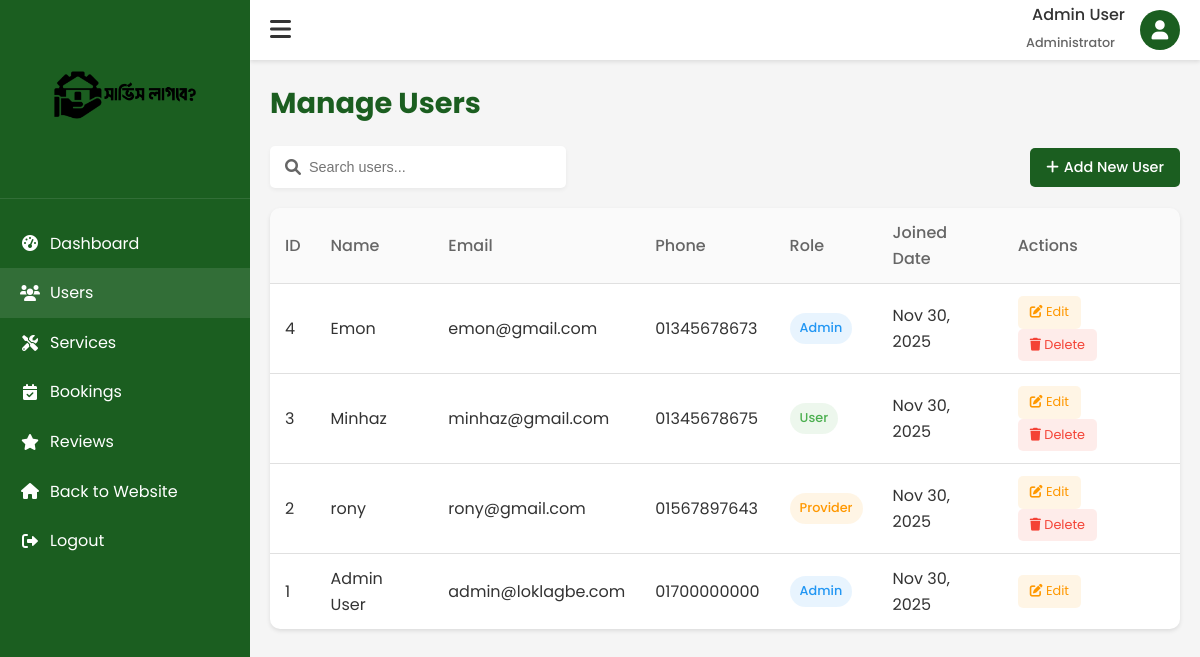
The page /admin/users.php (signed in) on the database its author committed.
### tables this page shows
CREATE TABLE `users` (
  `id` int(11) NOT NULL,
  `name` varchar(100) NOT NULL,
  `email` varchar(100) NOT NULL,
  `phone` varchar(20) NOT NULL,
  `password` varchar(255) NOT NULL,
  `profile_image` varchar(255) DEFAULT NULL,
  `role` enum('user','admin','provider') DEFAULT 'user',
  `created_at` timestamp NOT NULL DEFAULT current_timestamp(),
  `updated_at` timestamp NOT NULL DEFAULT current_timestamp() ON UPDATE current_timestamp()
);

### admin/users.php (the view, shortened to what this page needs)
<?php
require_once '../config.php';
$stmt = $conn->prepare("SELECT * FROM users ORDER BY created_at DESC");
$stmt->execute();
$users_result = $stmt->get_result();
$users = [];
while ($user = $users_result->fetch_assoc()) {
    $users[] = $user;
}
?>
<!DOCTYPE html>
<html lang="en">
<head>
    <link rel="stylesheet" href="../styles.css">
    <link rel="stylesheet" href="https://cdnjs.cloudflare.com/ajax/libs/font-awesome/6.0.0/css/all.min.css">
</head>
<body>
    <div class="admin-container">
        <aside class="sidebar" id="sidebar">
            <div class="sidebar-header">
                <img src="../ServiceLagbe.jpeg" alt="Service Lagbe Logo" class="sidebar-logo">
            </div>
            <nav class="sidebar-menu">
                <a href="index.php" class="menu-item">
                    <i class="fas fa-tachometer-alt"></i> Dashboard
                </a>
                <a href="users.php" class="menu-item active">
                    <i class="fas fa-users"></i> Users
                </a>
                <a href="services.php" class="menu-item">
                    <i class="fas fa-tools"></i> Services
                </a>
                <a href="bookings.php" class="menu-item">
                    <i class="fas fa-calendar-check"></i> Bookings
                </a>
                <a href="reviews.php" class="menu-item">
                    <i class="fas fa-star"></i> Reviews
                </a>
                <a href="../index.php" class="menu-item">
                    <i class="fas fa-home"></i> Back to Website
                </a>
                <a href="../logout.php" class="menu-item">
                    <i class="fas fa-sign-out-alt"></i> Logout
                </a>
            </nav>
        </aside>
        <div class="main-content" id="main-content">
            <header class="header">
                <button class="toggle-sidebar" id="toggle-sidebar">
                    <i class="fas fa-bars"></i>
                </button>
                <div class="user-menu">
                    <div class="user-info">
                        <div class="user-name"><?php echo $_SESSION['user_name']; ?></div>
                        <div class="user-role">Administrator</div>
                    </div>
                    <div class="user-avatar">
                        <i class="fas fa-user"></i>
                    </div>
                </div>
            </header>
            <div class="content">
                <h1 class="page-title">Manage Users</h1>
                <div class="page-actions">
                    <div class="search-box">
                        <i class="fas fa-search"></i>
                        <input type="text" id="searchInput" placeholder="Search users...">
                    </div>
                    <a href="add-user.php" class="btn btn-primary">
                        <i class="fas fa-plus"></i> Add New User
                    </a>
                </div>
                <div class="users-table">
                    <div class="table-responsive">
                        <table id="usersTable">
                            <thead>
                                <tr>
                                    <th>ID</th>
                                    <th>Name</th>
                                    <th>Email</th>
                                    <th>Phone</th>
                                    <th>Role</th>
                                    <th>Joined Date</th>
                                    <th>Actions</th>
                                </tr>
                            </thead>
                            <tbody>
                                <?php if (count($users) > 0): ?>
                                    <?php foreach ($users as $user): ?>
                                        <tr>
                                            <td><?php echo $user['id']; ?></td>
                                            <td><?php echo $user['name']; ?></td>
                                            <td><?php echo $user['email']; ?></td>
                                            <td><?php echo $user['phone']; ?></td>
                                            <td>
                                                <span class="user-role role-<?php echo $user['role']; ?>">
                                                    <?php echo ucfirst($user['role']); ?>
                                                </span>
                                            </td>
                                            <td><?php echo date('M j, Y', strtotime($user['created_at'])); ?></td>
                                            <td>
                                                <a href="edit-user.php?id=<?php echo $user['id']; ?>" class="action-btn btn-edit">
                                                    <i class="fas fa-edit"></i> Edit
                                                </a>
                                                <?php if ($user['id'] != $_SESSION['user_id']): ?>
                                                    <a href="users.php?delete=<?php echo $user['id']; ?>" class="action-btn btn-delete" onclick="return confirm('Are you sure you want to delete this user?')">
                                                        <i class="fas fa-trash"></i> Delete
                                                    </a>
                                                <?php endif; ?>
                                            </td>
                                        </tr>
                                    <?php endforeach; ?>
                                <?php else: ?>
                                    <tr>
                                        <td colspan="7" style="text-align: center;">No users found</td>
                                    </tr>
                                <?php endif; ?>
                            </tbody>
                        </table>
                    </div>
                </div>
            </div>
        </div>
    </div>
</body>
</html>

### styles.css (style rules this page uses)
:root { --primary-color: #d21f50; --primary-dark: #c4184a; --secondary-color: #1b5e20; --text-color: #333; --light-text: #555; --bg-color: #f9f9f9; --white: #fff; --light-gray: #f4f4f4; --border-color: #ccc; --shadow: 0 4px 8px rgba(0, 0, 0, 0.1); }
* { margin: 0; padding: 0; box-sizing: border-box; }
body { font-family: "Poppins", sans-serif; color: var(--text-color); background-color: var(--bg-color); line-height: 1.6; }
a { text-decoration: none; color: inherit; }
img { max-width: 100%; }
.btn { display: inline-block; padding: 12px 24px; border-radius: 5px; font-weight: 500; cursor: pointer; transition: all 0.3s ease; text-align: center; }
.header { background-color: var(--white); box-shadow: var(--shadow); position: sticky; top: 0; z-index: 100; }

### rows shown on the page
users: id "4", name "Emon", email "emon@gmail.com", phone "01345678673", role "Admin", created_at "Nov 30, 2025"
users: id "3", name "Minhaz", email "minhaz@gmail.com", phone "01345678675", role "User", created_at "Nov 30, 2025"
users: id "2", name "rony", email "rony@gmail.com", phone "01567897643", role "Provider", created_at "Nov 30, 2025"
users: id "1", name "Admin User", email "admin@loklagbe.com", phone "01700000000", role "Admin", created_at "Nov 30, 2025"

### other values the page prints
$_SESSION['user_name'] "Admin User"
